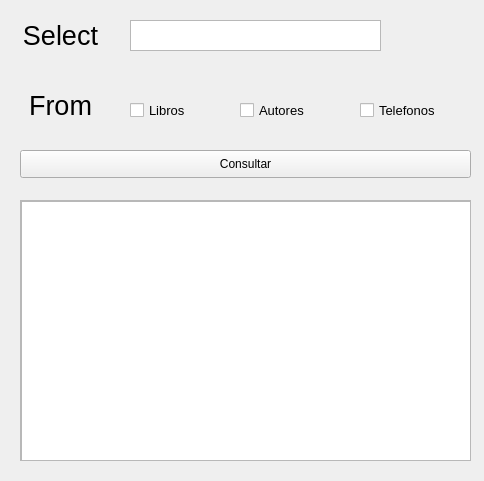
<?xml version="1.0" encoding="UTF-8"?>
<ui version="4.0">
 <class>SelectWindow</class>
 <widget class="QWidget" name="SelectWindow">
  <property name="geometry">
   <rect>
    <x>0</x>
    <y>0</y>
    <width>484</width>
    <height>481</height>
   </rect>
  </property>
  <property name="windowTitle">
   <string>Select</string>
  </property>
  <widget class="QLabel" name="label">
   <property name="geometry">
    <rect>
     <x>0</x>
     <y>10</y>
     <width>121</width>
     <height>51</height>
    </rect>
   </property>
   <property name="font">
    <font>
     <pointsize>20</pointsize>
    </font>
   </property>
   <property name="layoutDirection">
    <enum>Qt::LeftToRight</enum>
   </property>
   <property name="text">
    <string>Select</string>
   </property>
   <property name="alignment">
    <set>Qt::AlignCenter</set>
   </property>
  </widget>
  <widget class="QLabel" name="label_2">
   <property name="geometry">
    <rect>
     <x>0</x>
     <y>80</y>
     <width>121</width>
     <height>51</height>
    </rect>
   </property>
   <property name="font">
    <font>
     <pointsize>20</pointsize>
    </font>
   </property>
   <property name="layoutDirection">
    <enum>Qt::LeftToRight</enum>
   </property>
   <property name="text">
    <string>From</string>
   </property>
   <property name="alignment">
    <set>Qt::AlignCenter</set>
   </property>
  </widget>
  <widget class="QTextEdit" name="textEdit">
   <property name="geometry">
    <rect>
     <x>130</x>
     <y>20</y>
     <width>251</width>
     <height>31</height>
    </rect>
   </property>
  </widget>
  <widget class="QCheckBox" name="checkBoxAutores">
   <property name="geometry">
    <rect>
     <x>240</x>
     <y>100</y>
     <width>81</width>
     <height>20</height>
    </rect>
   </property>
   <property name="font">
    <font>
     <pointsize>10</pointsize>
    </font>
   </property>
   <property name="text">
    <string>Autores</string>
   </property>
  </widget>
  <widget class="QCheckBox" name="checkBoxLibros">
   <property name="geometry">
    <rect>
     <x>130</x>
     <y>100</y>
     <width>81</width>
     <height>20</height>
    </rect>
   </property>
   <property name="font">
    <font>
     <pointsize>10</pointsize>
    </font>
   </property>
   <property name="text">
    <string>Libros</string>
   </property>
  </widget>
  <widget class="QCheckBox" name="checkBoxTelefonos">
   <property name="geometry">
    <rect>
     <x>360</x>
     <y>100</y>
     <width>101</width>
     <height>20</height>
    </rect>
   </property>
   <property name="font">
    <font>
     <pointsize>10</pointsize>
    </font>
   </property>
   <property name="text">
    <string>Telefonos</string>
   </property>
  </widget>
  <widget class="QPushButton" name="botonConsultarSelect">
   <property name="geometry">
    <rect>
     <x>20</x>
     <y>150</y>
     <width>451</width>
     <height>28</height>
    </rect>
   </property>
   <property name="text">
    <string>Consultar</string>
   </property>
  </widget>
  <widget class="QScrollArea" name="scrollArea">
   <property name="geometry">
    <rect>
     <x>20</x>
     <y>200</y>
     <width>451</width>
     <height>261</height>
    </rect>
   </property>
   <property name="widgetResizable">
    <bool>true</bool>
   </property>
   <widget class="QWidget" name="scrollAreaWidgetContents">
    <property name="geometry">
     <rect>
      <x>0</x>
      <y>0</y>
      <width>449</width>
      <height>259</height>
     </rect>
    </property>
    <widget class="QListView" name="listViewSelect">
     <property name="geometry">
      <rect>
       <x>0</x>
       <y>0</y>
       <width>451</width>
       <height>261</height>
      </rect>
     </property>
    </widget>
   </widget>
  </widget>
 </widget>
 <resources/>
 <connections/>
</ui>
